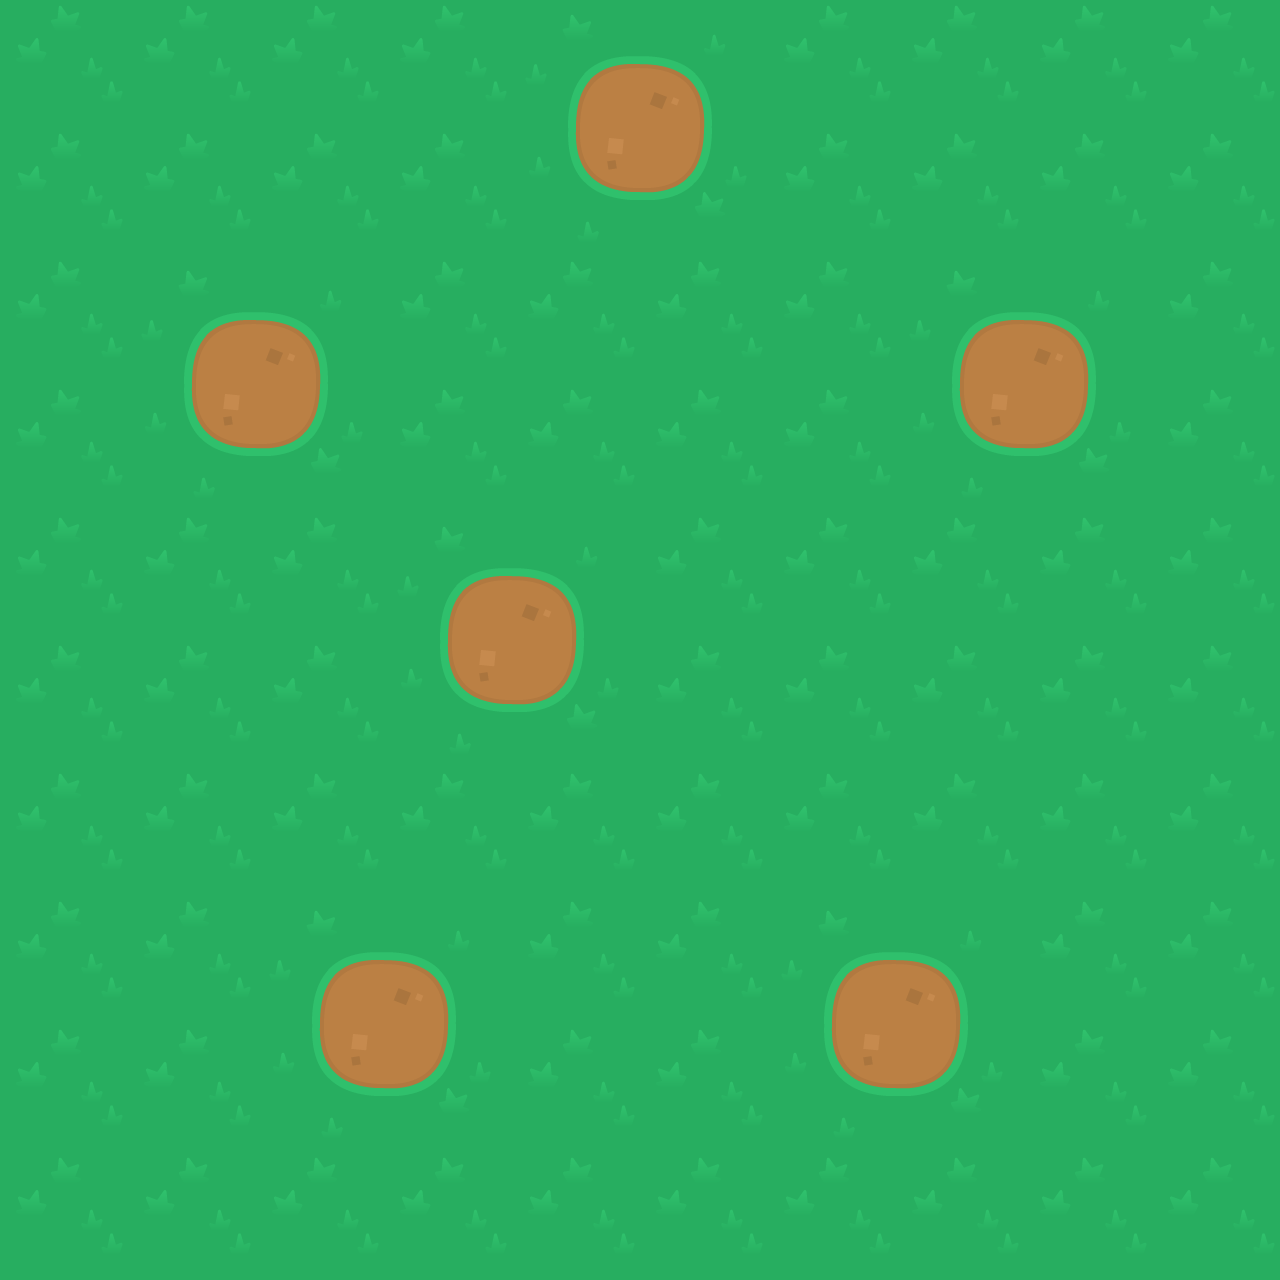

Tiled map render using the project's own tile images. Description and the map definition, with tile-layer contents summarised, below:
An orthogonal 10x10 tile map with 128x128 px tiles, 1 tile layer (Tile Layer 1).

<map version="1.2" tiledversion="1.2.4" orientation="orthogonal" renderorder="right-down" width="10" height="10" tilewidth="128" tileheight="128" infinite="0" nextlayerid="2" nextobjectid="1">
 <tileset firstgid="1" source="tilesets/kenny-racing/kenny-racing-tileset-grass.tsx" />
 <layer id="1" name="Tile Layer 1" width="10" height="10">
  <data>[100 cells, 100 non-empty, 5 distinct tile ids]</data>
 </layer>
</map>
